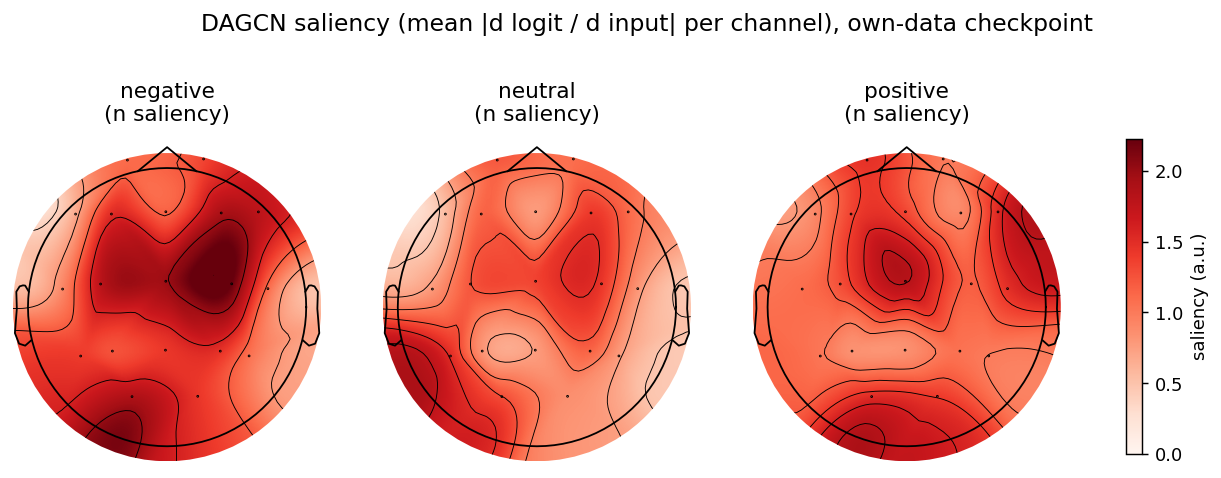

Write the Python code that produced this figure.
"""Saliency map for the DAGCN checkpoint trained in train_dagcn_own_data.py:
gradient of each predicted class's logit w.r.t. the (19,10) input feature
tensor, averaged over the 10 feature dims (5 causal DE bands + 5 causal PSD
bands) to get one importance score per channel, then rendered as a scalp
topomap per class using MNE's standard_1020 montage.

Usage:
  "C:/Users/USER/miniconda3/envs/EEG/python.exe" saliency_map.py \
      --checkpoint result_dagcn_own_data_split_session/checkpoint-scratch
"""

import argparse
import sys
from pathlib import Path

import matplotlib
matplotlib.use("Agg")
import matplotlib.pyplot as plt
import mne
import numpy as np
import torch

HERE = Path(__file__).parent
EMOTION_MODEL_DIR = HERE / "emotion_model"
sys.path.insert(0, str(EMOTION_MODEL_DIR))

from DAGCN_quick20_realtime_train import causal_psd_features, DAGCNQuick20Wrapper  # noqa: E402
from DGCNN_quick20_realtime_train import causal_de_features, kalman_smooth_trial  # noqa: E402
from train_dagcn_own_data import (  # noqa: E402
    QUICK20_CHANNEL_NAME, IDENTITY_INDICES, LABEL_TO_IDX, IDX_TO_LABEL,
    load_session_raw19, load_session_windows, LABEL_COLLAPSE, SESSIONS_DIR,
)

# MNE's standard_1020 montage uses mixed-case names (Fp1, Fz, Cz, Pz...)
MNE_CH_NAME = {
    "FP1": "Fp1", "FP2": "Fp2", "FZ": "Fz", "CZ": "Cz", "PZ": "Pz",
}


def mne_name(ch):
    return MNE_CH_NAME.get(ch, ch)


def build_eval_samples(kalman_q, kalman_r, max_sessions=None):
    """Reuse the same feature pipeline as training, returns (X, y) over all
    Shine_20260720_* sessions (no train/test split needed for saliency)."""
    session_dirs = sorted(
        d for d in SESSIONS_DIR.glob("Shine_20260720_*")
        if (d / "eeg_raw.npz").exists() and (d / "ratings.csv").exists()
    )
    if max_sessions:
        session_dirs = session_dirs[:max_sessions]

    samples_X, samples_y = [], []
    for session_dir in session_dirs:
        windows = load_session_windows(session_dir)
        if not windows:
            continue
        raw19, srate = load_session_raw19(session_dir / "eeg_raw.npz")
        srate_int = int(round(srate))
        de = causal_de_features(raw19, srate_int, IDENTITY_INDICES)
        psd = causal_psd_features(raw19, srate_int, IDENTITY_INDICES)
        combined = [np.concatenate([d, p], axis=-1) for d, p in zip(de, psd)]
        combined = kalman_smooth_trial(combined, kalman_q, kalman_r)
        n_secs = len(combined)

        for start_s, end_s, label in windows:
            s0, s1 = int(round(start_s)), min(n_secs, int(round(end_s)))
            if s1 <= s0:
                continue
            for t in range(s0, s1):
                samples_X.append(combined[t])
                samples_y.append(LABEL_TO_IDX[label])

    return np.stack(samples_X), np.array(samples_y, dtype=np.int64)


def compute_saliency(model, X, y, mean, std, device):
    """Returns dict class_idx -> (19,) per-channel mean |gradient| of that
    class's logit w.r.t. the normalized input, averaged over all samples
    whose TRUE label is that class (so each map reflects 'what the model
    looks at when it's shown a real example of this emotion')."""
    shape = X.shape
    flat = X.reshape(-1, shape[1] * shape[2])
    flat = (flat - mean) / std
    Xn = flat.reshape(shape)

    saliency_sum = {c: np.zeros(19) for c in range(3)}
    saliency_count = {c: 0 for c in range(3)}

    batch = 64
    for i in range(0, len(Xn), batch):
        xb = torch.tensor(Xn[i:i + batch], dtype=torch.float32, device=device, requires_grad=True)
        yb = y[i:i + batch]
        logits = model(xb)
        for c in range(3):
            mask = (yb == c)
            if not mask.any():
                continue
            model.zero_grad()
            if xb.grad is not None:
                xb.grad.zero_()
            target = logits[mask, c].sum()
            target.backward(retain_graph=True)
            grad = xb.grad[mask].detach().cpu().numpy()  # (n_masked, 19, 10)
            per_channel = np.abs(grad).mean(axis=(0, 2))  # (19,)
            saliency_sum[c] += per_channel * mask.sum()
            saliency_count[c] += int(mask.sum())

    return {IDX_TO_LABEL[c]: (saliency_sum[c] / max(1, saliency_count[c])) for c in range(3)}


def plot_saliency(saliency, out_path):
    montage = mne.channels.make_standard_montage("standard_1020")
    mne_names = [mne_name(ch) for ch in QUICK20_CHANNEL_NAME]
    info = mne.create_info(mne_names, sfreq=1.0, ch_types="eeg")
    info.set_montage(montage)

    fig, axes = plt.subplots(1, 3, figsize=(13, 4.5))
    vmax = max(v.max() for v in saliency.values())
    for ax, (label, values) in zip(axes, saliency.items()):
        im, _ = mne.viz.plot_topomap(values, info, axes=ax, show=False, cmap="Reds", vlim=(0, vmax))
        ax.set_title(f"{label}\n(n saliency)", fontsize=12)
    fig.suptitle("DAGCN saliency (mean |d logit / d input| per channel), own-data checkpoint", fontsize=13)
    cbar = fig.colorbar(im, ax=axes, shrink=0.7, label="saliency (a.u.)")
    fig.savefig(out_path, dpi=130, bbox_inches="tight")
    print("Saved:", out_path)


def main():
    parser = argparse.ArgumentParser()
    parser.add_argument("--checkpoint", default="result_dagcn_own_data_split_session/checkpoint-scratch")
    parser.add_argument("--kalman-q", type=float, default=0.01)
    parser.add_argument("--kalman-r", type=float, default=0.5)
    parser.add_argument("--out", default="saliency_map.png")
    parser.add_argument("--device", default="cuda")
    args = parser.parse_args()

    device = torch.device(args.device)
    ckpt = torch.load(args.checkpoint, map_location=device, weights_only=False)
    mean, std = ckpt["mean"], ckpt["std"]
    model = DAGCNQuick20Wrapper(19, 10, 3)
    model.load_state_dict(ckpt["model"])
    model.to(device)
    model.eval()

    print("Building evaluation samples from Shine_20260720_* sessions...")
    X, y = build_eval_samples(args.kalman_q, args.kalman_r)
    print(f"Total samples: {len(X)}")

    saliency = compute_saliency(model, X, y, mean, std, device)
    for label, values in saliency.items():
        top = sorted(zip(QUICK20_CHANNEL_NAME, values), key=lambda kv: -kv[1])[:5]
        print(f"{label}: top channels -> " + ", ".join(f"{ch}({v:.3f})" for ch, v in top))

    plot_saliency(saliency, args.out)


if __name__ == "__main__":
    main()
